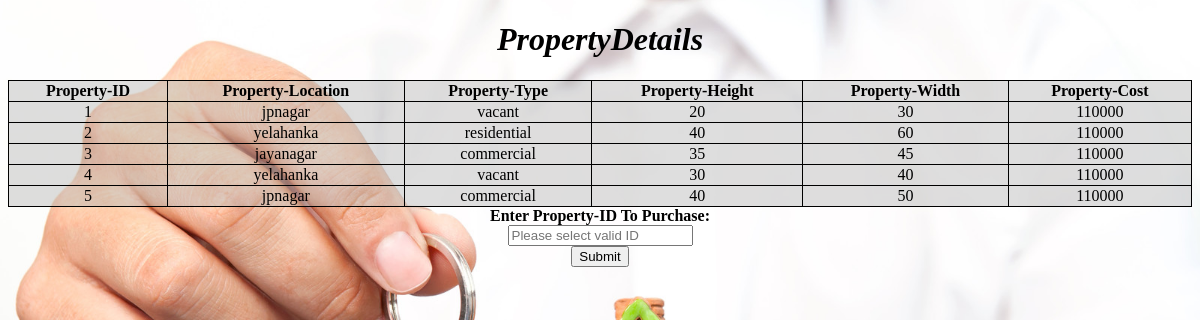
The app's page /propertyoutput.php with its own data.
### tables this page shows
CREATE TABLE `property` (
  `p_id` int(11) NOT NULL,
  `p_length` int(10) NOT NULL,
  `p_width` int(10) NOT NULL,
  `p_cost` int(10) NOT NULL,
  `p_type` varchar(20) NOT NULL,
  `p_location` varchar(20) NOT NULL,
  `c_id` int(11) NOT NULL
);

### propertyoutput.php (the view, shortened to what this page needs)
<!DOCTYPE html>
<html>
	<head>
	</head>
	<body>
			<h1 class=large><i>PropertyDetails</i></h1>
				<table style="width:100%">
			    <tr>
					<th>Property-ID</th>
					<th>Property-Location</th>
					<th>Property-Type</th>
					<th>Property-Height</th>
					<th>Property-Width</th>
					<th>Property-Cost</th>
				</tr>
						<?php
							$servername = "localhost";
							$username = "root";
							$password = "";
							$db="project";
							$conn = new mysqli($servername, $username, $password,$db);
							$disp = "SELECT p_id,p_length,p_width,p_cost,p_type,p_location FROM property";
							$result = mysqli_query($conn,$disp);
							while($row=mysqli_fetch_array($result)) {
							echo "<tr>";
							echo "<td>".$row["p_id"]."</td>";
							echo "<td>".$row["p_location"]."</td>";
							echo "<td>".$row["p_type"]."</td>";
							echo "<td>".$row["p_length"]."</td>";
							echo "<td>".$row["p_width"]."</td>";
							echo "<td>".(1.1)*$row["p_cost"]."</td>";
							}
						?>
				</table>
				<div>
					<form action="propertyselect.php" method="post">
						<b>Enter Property-ID To Purchase:</b><br>
							<input type="text" placeholder="Please select valid ID" name="pid" ><br>
						<input type="submit" name="sub" value="Submit">
					</form>
				</div>
	</body>
</html>

### propertyoutput.php (style rules this page uses)
table,th,td { border: 1px solid black; background-color: rgba(180,180,180,0.25); text-align:center; border-collapse: collapse; }
body { background: url(output.jpg); background-size: cover; background-repeat: no-repeat; background-position: center; background-attachment: fixed; }
.large { color: black; text-align: center; }
div { margin:auto ; color: black; text-align: center; }

### records on screen
property: p_id "1", p_location "jpnagar", p_type "vacant", p_length "20", p_width "30", (1.1)*$row['p_cost'] "110000"
property: p_id "2", p_location "yelahanka", p_type "residential", p_length "40", p_width "60", (1.1)*$row['p_cost'] "110000"
property: p_id "3", p_location "jayanagar", p_type "commercial", p_length "35", p_width "45", (1.1)*$row['p_cost'] "110000"
property: p_id "4", p_location "yelahanka", p_type "vacant", p_length "30", p_width "40", (1.1)*$row['p_cost'] "110000"
property: p_id "5", p_location "jpnagar", p_type "commercial", p_length "40", p_width "50", (1.1)*$row['p_cost'] "110000"
